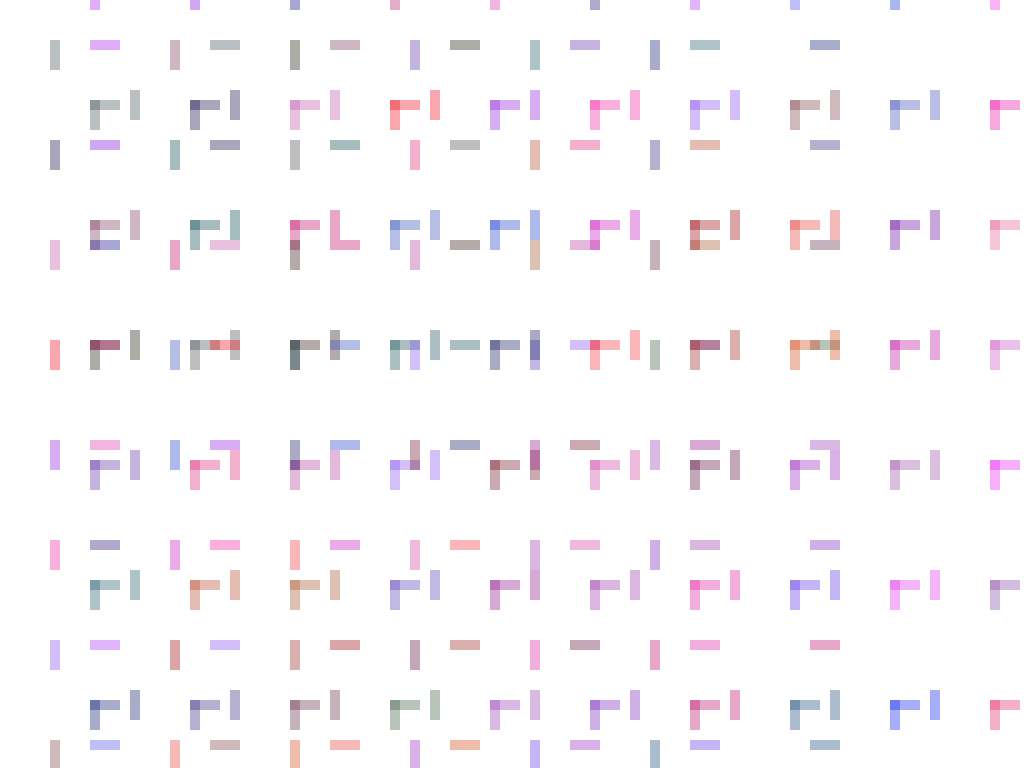
Frame 1 (no input)
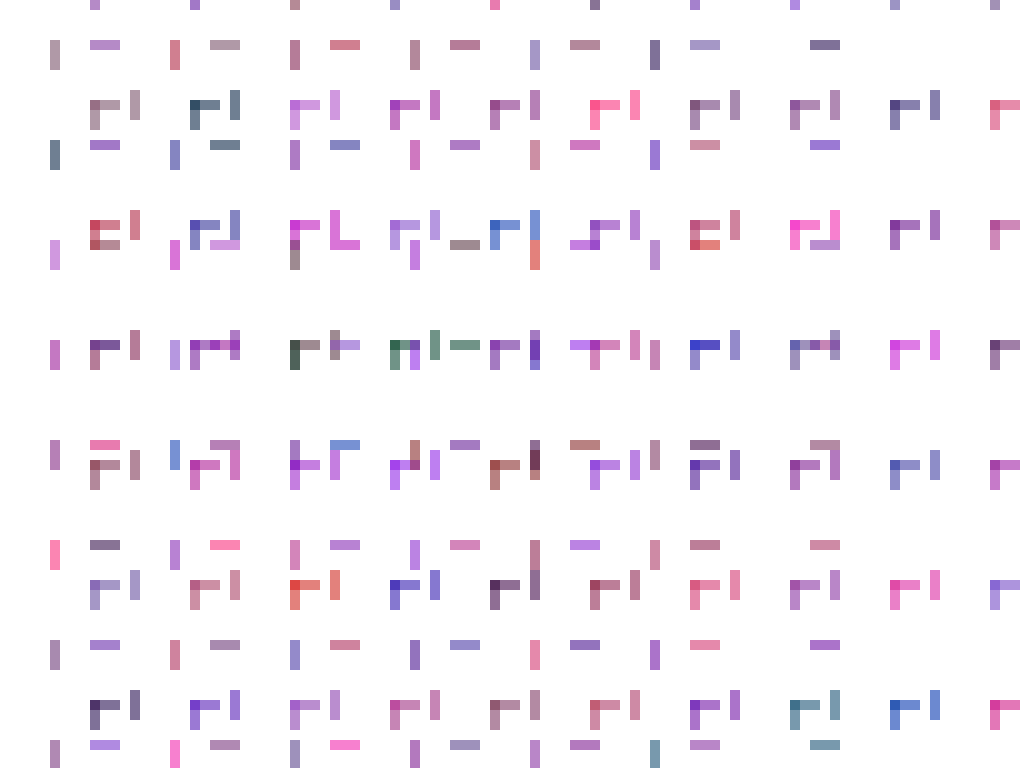
Frame 2 (the mouse pressed at the canvas centre, redrawn once)

The Processing sketch that drew these frames (run headless with seeded random() and noise(); the mouse was pressed at the canvas centre and the sketch redrawn once):

// Processing sketch: processing_147829
// ── processing_147829.pde

// konkuk University
// Department of Dynamic Media
// SOS iDesign
// Name : LEE HeaRin
// ID: 201420102

void setup() {
  size(1024, 768);
  background(255);
  smooth();
  noLoop();
}
void draw() {
  for ( int i=10; i<width; i+=100) {
    for ( int j=10; j<height; j+=120) {
      noStroke();
      fill(random(255), random(90), random(255), 90);
      rect(j+80, i+30, 30, 10);
      rect(i+80, j-30, 10, 30);
      rect(j-80, i+30, 10, 30);
      rect(i+80, j-30, 30, 10);
      rect(i+120, j-40, 10, 30);
    }
  }
}
